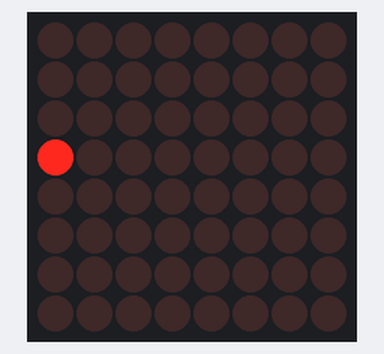
A sketch run on a simulated Arduino Uno, built with avr-gcc and run on an emulated ATmega328P. Parts: 8×8 LED matrix.

Above: at 0.06 s.
At 0.83 s:
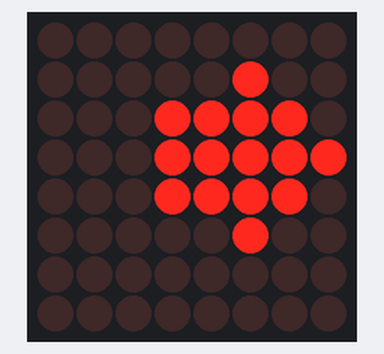
At 1.27 s:
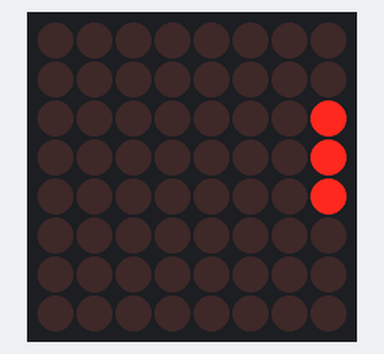
At 1.71 s:
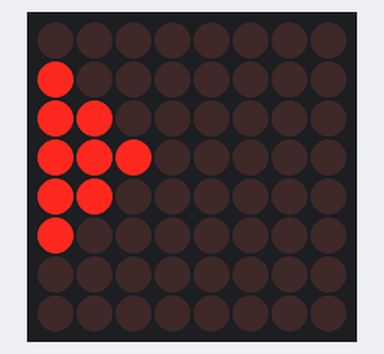

Measured:
- by itself, everything shown: repeats every 1.4 s, in 13 steps

The sketch:

Arduino8x8LED_Max7219.ino
```cpp
#include <LedControl.h>

const int DIN_PIN = 7;
const int CS_PIN = 6;
const int CLK_PIN = 5;

const uint64_t IMAGES[] = {
  0x0000000001000000,
  0x0000000103010000,
  0x0000010307030100,
  0x000002070f070200,
  0x0000040f1f0f0400,
  0x0000081e3e1e0800,
  0x0000103c7c3c1000,
  0x00002078f8782000,
  0x000040f0f0f04000,
  0x000080e0e0e08000,
  0x000000c0c0c00000,
  0x0000008080800000,
  0x0000000000000000
};
const int IMAGES_LEN = sizeof(IMAGES)/8;

LedControl display = LedControl(DIN_PIN, CLK_PIN, CS_PIN);


void setup() {
  display.clearDisplay(0);
  display.shutdown(0, false);
  display.setIntensity(0, 10);
}

void displayImage(uint64_t image) {
  for (int i = 0; i < 8; i++) {
    byte row = (image >> i * 8) & 0xFF;
    for (int j = 0; j < 8; j++) {
      display.setLed(0, i, j, bitRead(row, j));
    }
  }
}

int i = 0;

void loop() {
  displayImage(IMAGES[i]);
  if (++i >= IMAGES_LEN ) {
    i = 0;
  }
  delay(100);
}
```
